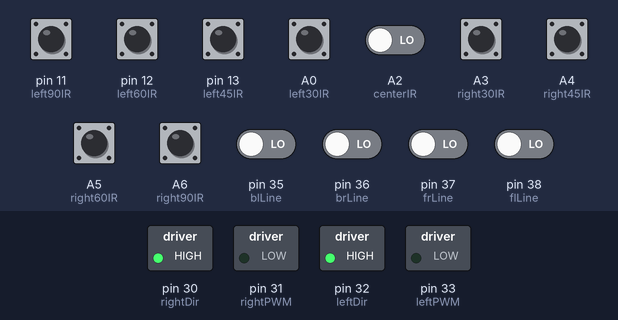
The program below on a simulated Teensy 4. On the bench: switched loads named in the program (green lamp = pin HIGH). The test bench sets the inputs (shaded band); at power-on: A0 (left30IR), A2 (centerIR), A3 (right30IR), A4 (right45IR), A5 (right60IR), A6 (right90IR), pin 11 (left90IR), pin 12 (left60IR), pin 13 (left45IR), pin 35 (blLine), pin 36 (brLine), pin 37 (frLine), pin 38 (flLine) LOW.

Above: at 0.1 s.
Timing chart, 0 to 1.6 s (numbered marks = the images above):
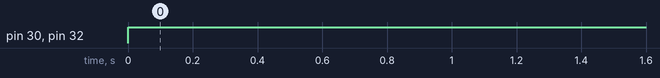

The program:

main.cpp
```cpp
#include <Arduino.h>

// Imports
#include "Robot/Algorithms.hpp"
#include "Robot/RobotActions.hpp"
#include "Enumerations/EnemyPos.hpp"
#include "Enumerations/OnLine.hpp"

// Output Pins
const int leftPWM = 33;
const int leftDir = 32;
const int rightPWM = 31;
const int rightDir = 30;

// Input Pins
const int left90IR = 11;
const int right90IR = 20;
const int left60IR = 12;
const int right60IR = 19;
const int left45IR = 13;
const int right45IR = 18;
const int left30IR = 14;
const int right30IR = 17;
const int centerIR = 16;

const int frLine = 37;
const int flLine = 38;
const int brLine = 36;
const int blLine = 35;

// Array Info Storage
/**
  * IRSensor: [left90, left60, left45, left30, center, right30, right45, right60, right90]
  * LineSensor: [Front Left, Front Right, Back Right, Back Left]
  * MotorDriver: [Left, Right]
*/
int irArray[9]; // [0, 1]
int lineArray[4]; // [0, 1]
int driver[2]; // [-255, 255]

// Classes
Algorithms *algo;
RobotActions *action;

// Declaration
EnemyPos getEnemyPosition();
OnLine isOnLine();

/**
 * Initializing
 */
void setup() {
  // Pin Outs
  pinMode(leftPWM, OUTPUT);
  pinMode(leftDir, OUTPUT);
  pinMode(rightPWM, OUTPUT);
  pinMode(rightDir, OUTPUT);

  // Pin Inputs
  pinMode(left90IR, INPUT);
  pinMode(right90IR, INPUT);
  pinMode(left60IR, INPUT);
  pinMode(right60IR, INPUT);
  pinMode(left45IR, INPUT);
  pinMode(right45IR, INPUT);
  pinMode(left30IR, INPUT);
  pinMode(right30IR, INPUT);
  pinMode(centerIR, INPUT);

  pinMode(frLine, INPUT);
  pinMode(flLine, INPUT);
  pinMode(brLine, INPUT);
  pinMode(blLine, INPUT);

  action = new RobotActions(driver, driver + 1);
  algo = new Algorithms(action);
}

void pollSensors() {
  // IR Sensor Update
  irArray[0] = digitalRead(left90IR);
  irArray[1] = digitalRead(left60IR);
  irArray[2] = digitalRead(left45IR);
  irArray[3] = digitalRead(left30IR);
  irArray[4] = digitalRead(centerIR);
  irArray[5] = digitalRead(right30IR);
  irArray[6] = digitalRead(right45IR);
  irArray[7] = digitalRead(right60IR);
  irArray[8] = digitalRead(right90IR);

  // Line Sensor Update
  lineArray[0] = digitalRead(flLine);
  lineArray[1] = digitalRead(frLine);
  lineArray[2] = digitalRead(brLine);
  lineArray[3] = digitalRead(blLine);
}

void calcState() {
  // Update States + Run Algorithm
  // get enemy position, get action, update driver array
  EnemyPos enemyPos = getEnemyPosition();
  OnLine onLine = isOnLine();
  // enemyPos: LEFT, RIGHT, FRONT, NONE
  // onLine: FRONTLINE, BACKLINE, LEFTLINE, RIGHTLINE, NONELINE
  // algo->someAlgo(enemyPos, onLine);
  // algo->lineMovement(enemyPos, onLine);
}

void writeMotors() {
  // Future: Implement PID to avoid motor burnout
  analogWrite(leftPWM, abs(driver[0]));
  digitalWrite(leftDir, driver[0] > 0 ? 0 : 1);
  analogWrite(rightPWM, abs(driver[1]));
  digitalWrite(rightDir, driver[1] > 0 ? 0 : 1);
}

/**
 * World State Functions
 */
EnemyPos getEnemyPosition() {
  // Based on irArray
  if (irArray[4] == 1) {
    return FRONT;
  } else if (irArray[3] == 1 || irArray[2] == 1 || irArray[1] == 1 || irArray[0] == 1) {
    return LEFT;
  } else {
    return RIGHT;
  }
  return NONE;
}

OnLine isOnLine() {
  // What if we returned T/F array of size 4 instead? We can mark which sensors are on the line
  // and then pass that through to lineMovement() algorithm. Then we can micro detect
  // FL, FR, BR, BL in order to have better line movement around the doyho

  // Assuming < 800 is OnLine and >= 800 is not on line (on the doyho)
  if ((lineArray[0] < 800 || lineArray[1] < 800) && (lineArray[2] >= 800 && lineArray[3] >= 800)) {
    // One of the front ones are on the line and back ones don't detect a line
    return FRONTLINE;
  } else if ((lineArray[2] < 800 || lineArray[3] < 800) && (lineArray[1] >= 800 && lineArray[0] >= 800)) {
    // One of the back ones are on the line and the front ones don't detect a line
    return BACKLINE;
  } else if (lineArray[0] < 800 && lineArray[3] < 800) {
    return LEFTLINE;
  } else if (lineArray[1] < 800 && lineArray[2] < 800) {
    return RIGHTLINE;
  }

  // Otherwise, all lines are in bounds
  return NONELINE;
}

/**
 * Repeated method calling: Read, Update States, Write Output
 */
void loop() {
  pollSensors();
  calcState();
  writeMotors();
}
```

EnemyPos.hpp
```cpp
#ifndef ENEMYPOS_HPP
#define ENEMYPOS_HPP

enum EnemyPos {
    LEFT,
    RIGHT,
    FRONT,
    NONE
};

#endif
```

OnLine.hpp
```cpp
#ifndef ONLINE_HPP
#define ONLINE_HPP

enum OnLine {
    FRONTLINE,
    BACKLINE,
    LEFTLINE,
    RIGHTLINE,
    NONELINE
};

#endif
```

Algorithms.hpp
```cpp
#include "Robot/RobotActions.hpp"
#include "Enumerations/EnemyPos.hpp"
#include "Enumerations/OnLine.hpp"

#ifndef Algorithms_hpp

#define Algorithms_hpp

class Algorithms {
    private:
        RobotActions *action;

    public:
        Algorithms(RobotActions *);
        // Add more algorithms below
        void slam(EnemyPos enemyPos, OnLine onLine);
        void lineMovement(EnemyPos enemyPos, OnLine onLine);
};

#endif
```

RobotActions.hpp
```cpp
#ifndef RobotActions_hpp

#define RobotActions_hpp

class RobotActions {
    private:
        int *driver[2];

    public:
        RobotActions(int *left, int *right);
        int getLeft();
        int getRight();
        void setLeft(int spd);
        void setRight(int spd);
        void forward(int spd);
        void backward(int spd);
        void turnLeft(int spd);
        void turnRight(int spd);
};

#endif
```

Algorithms.cpp
```cpp
#include "Robot/Algorithms.hpp"

Algorithms :: Algorithms(RobotActions *actions) {
    this->action = actions;
}

// Add more algorithms below
void Algorithms :: slam(EnemyPos enemyPos, OnLine onLine) {
    //checking when we're on the line first
    //Want to figure out which sensors to prioritize
    //If all 4 are on the line,
    if (enemyPos == LEFT) {
        action->turnLeft(200);
    } else if (enemyPos == RIGHT) {
        action->turnRight(200);
    } else if (enemyPos == FRONT) {
        action->forward(200);
    } else {
        action->turnLeft(200);

    }

}

void Algorithms :: lineMovement(EnemyPos enemyPos, OnLine onLine) {
    if (onLine == FRONTLINE) {
        action->turnLeft(200);
    } else if (onLine == BACKLINE) {
        action->forward(200);
    } else if (onLine == LEFTLINE) {
        action->turnRight(200);
    } else if (onLine == RIGHTLINE) {
        action->turnLeft(200);
    }
}
```

RobotActions.cpp
```cpp
#include "Robot/RobotActions.hpp"

RobotActions :: RobotActions(int *left, int *right) {
    driver[0] = left;
    driver[1] = right;
}

int RobotActions :: getLeft() {
    return *driver[0];
}

int RobotActions :: getRight() {
    return *driver[1];
}

void RobotActions :: setLeft(int spd) {
    *driver[0] = spd;
}

void RobotActions :: setRight(int spd) {
    *driver[1] = spd;
}

void RobotActions :: forward(int spd) {
    *driver[0] = spd;
    *driver[1] = spd;
}

void RobotActions :: backward(int spd) {
    *driver[0] = -spd;
    *driver[1] = -spd;
}

void RobotActions :: turnLeft(int spd) {
    *driver[0] = -spd;
    *driver[1] = spd;
}

void RobotActions :: turnRight(int spd) {
    *driver[0] = spd;
    *driver[1] = -spd;
}
```

Measured:
- by itself, pin 30 (rightDir), pin 32 (leftDir): LOW → HIGH at 0.00 s
